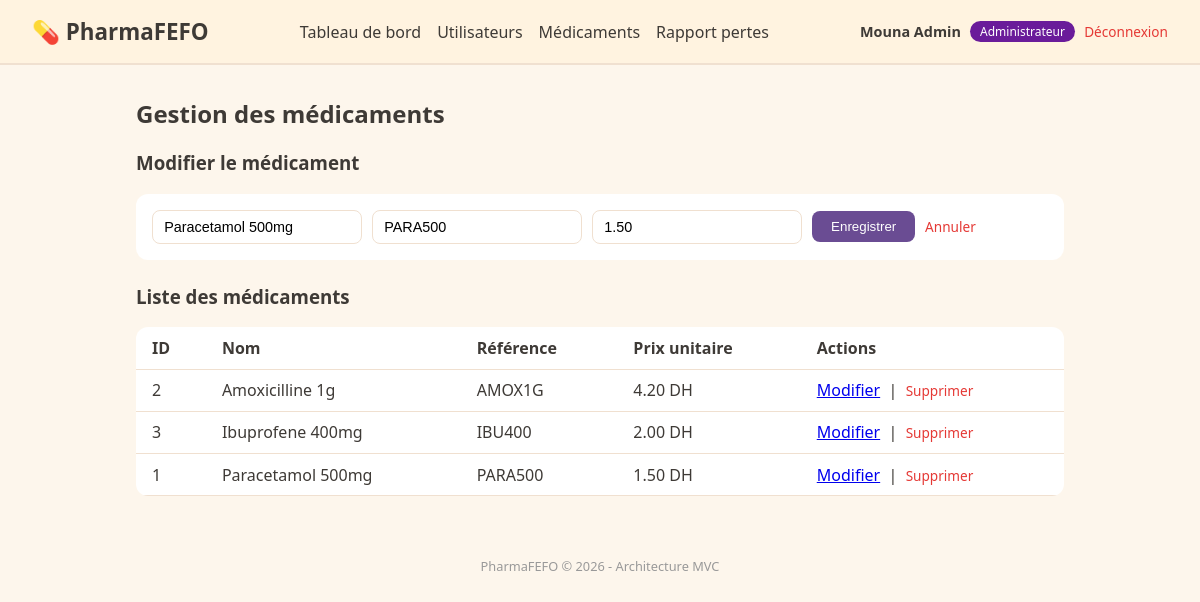
Screenshot of /index.php?route=admin/products&edit=1 (signed in) with the database file from the repository.
### tables this page shows
CREATE TABLE products (
    id INT AUTO_INCREMENT PRIMARY KEY,
    name VARCHAR(150) NOT NULL,
    reference VARCHAR(50) NOT NULL UNIQUE,
    unit_price DECIMAL(10,2) NOT NULL DEFAULT 0
);

### src/Controller/Web/AdminController.php (called while the page is built, shortened)
<?php
class AdminController
{
    private PDO $db;
    public function __construct()
    {
        $this->db = Database::getConnection();
    }
    public function products(): void
    {
        $editProduct = null;
        if (isset($_GET['edit'])) {
            $id = (int) $_GET['edit'];
            $stmt = $this->db->prepare("SELECT * FROM products WHERE id = :id");
            $stmt->execute(['id' => $id]);
            $editProduct = $stmt->fetch() ?: null;
        }
        $products = $this->db->query("SELECT * FROM products ORDER BY name ASC")->fetchAll();
        require __DIR__ . '/../../../templates/admin/products.php';
    }
}

### src/Service/AuthService.php (called while the page is built, shortened)
<?php
class AuthService
{
    public static function currentUser(): ?array
    {
        return $_SESSION['user'] ?? null;
    }
}

### config/environment.php (called while the page is built, shortened)
<?php
class Environment
{
    public static function get(string $key, ?string $default = null): ?string
    {
        $value = getenv($key);
        return $value !== false ? $value : $default;
    }
}

### config/database.php (called while the page is built, shortened)
<?php
class Database
{
    private static ?PDO $instance = null;
    public static function getConnection(): PDO
    {
        if (self::$instance === null) {
            $host = Environment::get('DB_HOST', '127.0.0.1');
            $name = Environment::get('DB_NAME', 'pharmafefo');
            $user = Environment::get('DB_USER', 'root');
            $pass = Environment::get('DB_PASS', '');
            $charset = Environment::get('DB_CHARSET', 'utf8mb4');
            $dsn = "mysql:host={$host};dbname={$name};charset={$charset}";
            try {
                self::$instance = new PDO($dsn, $user, $pass, [
                    PDO::ATTR_ERRMODE            => PDO::ERRMODE_EXCEPTION,
                    PDO::ATTR_DEFAULT_FETCH_MODE => PDO::FETCH_ASSOC,
                    PDO::ATTR_EMULATE_PREPARES   => false,
                ]);
            } catch (PDOException $e) {
                throw new PDOException("Erreur de connexion BDD : " . $e->getMessage(), (int) $e->getCode());
            }
        }
        return self::$instance;
    }
}

### templates/admin/products.php (the view, shortened to what this page needs)
<?php
$currentUser = AuthService::currentUser();
?>
<!DOCTYPE html>
<html lang="fr">
<head>
    <link rel="stylesheet" href="css/style.css">
</head>
<body>
    <header class="topbar">
        <h1>💊 PharmaFEFO</h1>
        <nav>
            <a href="index.php?route=dashboard">Tableau de bord</a>
            <a href="index.php?route=admin/users">Utilisateurs</a>
            <a href="index.php?route=admin/products">Médicaments</a>
            <a href="index.php?route=admin/reports">Rapport pertes</a>
        </nav>
        <div class="user-box">
            <span class="user-name"><?= htmlspecialchars($currentUser['name']) ?></span>
            <span class="user-role badge-role-<?= htmlspecialchars($currentUser['role']) ?>">
                <?= htmlspecialchars(ucfirst($currentUser['role'])) ?>
            </span>
            <a class="logout" href="index.php?route=logout">Déconnexion</a>
        </div>
    </header>
    <main class="container">
        <h2>Gestion des médicaments</h2>
        <h3><?= $editProduct ? 'Modifier le médicament' : 'Ajouter un médicament' ?></h3>
        <form method="POST" action="index.php?route=admin/products" class="admin-form">
            <input type="text" name="name" placeholder="Nom du médicament" required
                   value="<?= htmlspecialchars($editProduct['name'] ?? '') ?>">
            <input type="text" name="reference" placeholder="Référence (ex: PARA500)" required
                   value="<?= htmlspecialchars($editProduct['reference'] ?? '') ?>">
            <input type="number" step="0.01" min="0" name="unit_price" placeholder="Prix unitaire (DH)" required
                   value="<?= htmlspecialchars($editProduct['unit_price'] ?? '0.00') ?>">
            <button type="submit"><?= $editProduct ? 'Enregistrer' : 'Ajouter' ?></button>
            <?php if ($editProduct): ?>
                <a class="logout" href="index.php?route=admin/products">Annuler</a>
            <?php endif; ?>
        </form>
        <h3>Liste des médicaments</h3>
        <table class="batch-table">
            <thead>
                <tr>
                    <th>ID</th>
                    <th>Nom</th>
                    <th>Référence</th>
                    <th>Prix unitaire</th>
                    <th>Actions</th>
                </tr>
            </thead>
            <tbody>
                <?php foreach ($products as $p): ?>
                    <tr>
                        <td><?= (int) $p['id'] ?></td>
                        <td><?= htmlspecialchars($p['name']) ?></td>
                        <td><?= htmlspecialchars($p['reference']) ?></td>
                        <td><?= number_format((float) $p['unit_price'], 2) ?> DH</td>
                        <td>
                            <a href="index.php?route=admin/products&edit=<?= (int) $p['id'] ?>">Modifier</a>
                            &nbsp;|&nbsp;
                            <a class="logout" href="index.php?route=admin/products&delete=<?= (int) $p['id'] ?>"
                               onclick="return confirm('Supprimer ce médicament ?');">Supprimer</a>
                        </td>
                    </tr>
                <?php endforeach; ?>
            </tbody>
        </table>
    </main>
    <footer class="footer">
        <p>PharmaFEFO &copy; <?= date('Y') ?> - Architecture MVC</p>
    </footer>
</body>
</html>

### public/css/style.css (style rules this page uses)
:root { --green: #4caf50; --orange: #ff9800; --red: #e53935; --gray: #9e9e9e; --bg: #fdf6ec; --text: #3e3a36; --card-bg: #ffffff; }
* { box-sizing: border-box; }
body { margin: 0; font-family: 'Georgia', 'Segoe UI', serif; background: var(--bg); color: var(--text); }
.topbar { display: flex; justify-content: space-between; align-items: center; padding: 1rem 2rem; background: #fff3e0; border-bottom: 2px solid #f0e0d0; flex-wrap: wrap; gap: 1rem; }
.topbar h1 { margin: 0; font-size: 1.4rem; }
.topbar nav { display: flex; gap: 1rem; }
.topbar nav a { color: var(--text); text-decoration: none; }
.user-box { display: flex; align-items: center; gap: 0.6rem; font-size: 0.9rem; }
.user-name { font-weight: bold; }
.user-role { padding: 0.15rem 0.6rem; border-radius: 999px; font-size: 0.75rem; color: #fff; }
.badge-role-administrateur { background: #6a1b9a; }
.logout { color: var(--red); text-decoration: none; font-size: 0.85rem; }
.admin-form { display: flex; flex-wrap: wrap; gap: 0.6rem; align-items: center; background: var(--card-bg); padding: 1rem; border-radius: 12px; margin-bottom: 1.5rem; }
.admin-form input, .admin-form select { padding: 0.5rem 0.7rem; border: 1px solid #f0e0d0; border-radius: 8px; font-size: 0.9rem; }
.admin-form button { padding: 0.5rem 1.2rem; border: none; border-radius: 8px; background: #6a4c93; color: #fff; cursor: pointer; }
.container { max-width: 960px; margin: 2rem auto; padding: 0 1rem; }
.batch-table { width: 100%; border-collapse: collapse; background: var(--card-bg); border-radius: 12px; overflow: hidden; }
.batch-table th, .batch-table td { padding: 0.6rem 1rem; text-align: left; border-bottom: 1px solid #f0e0d0; }
.footer { text-align: center; padding: 1rem; color: #999; font-size: 0.8rem; }

### rows the page displays
products: name "Paracetamol 500mg", reference "PARA500", unit_price "1.50", id "1"
products: id "2", name "Amoxicilline 1g", reference "AMOX1G", unit_price "4.20"
products: id "3", name "Ibuprofene 400mg", reference "IBU400", unit_price "2.00"

### other values shown
$currentUser['name'] "Mouna Admin"
$currentUser['role'] "Administrateur"
